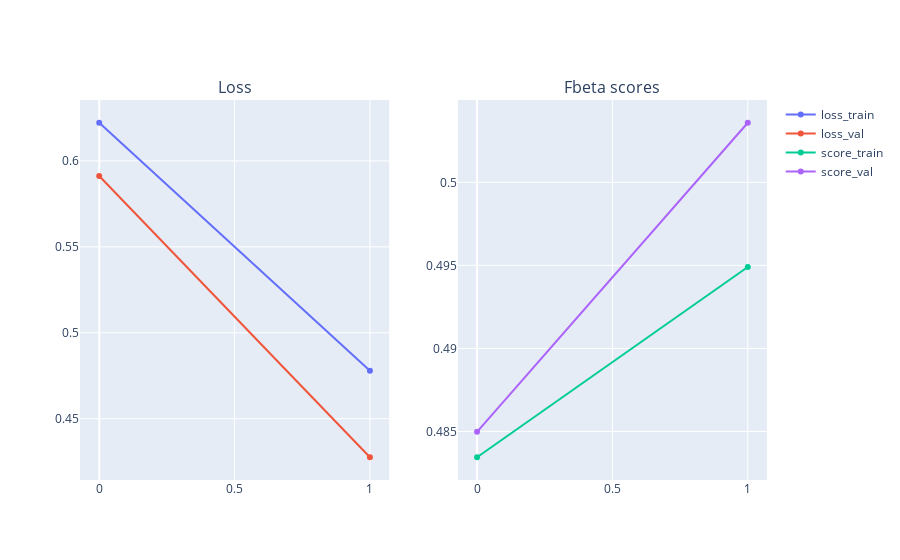

Source (notebook cell):
### Code cell
loss_train = train_results["loss_train"]
loss_val = train_results["loss_val"]
score_train = train_results["score_train"]
score_val = train_results["score_val"]

fig = make_subplots(rows=1, cols=2, subplot_titles=("Loss", "Fbeta scores"))
fig.add_trace(
    go.Scatter(
        x=list(range(len(loss_train))),
        y=loss_train,
        name="loss_train",
    ),
    row=1, col=1
)
fig.add_trace(
    go.Scatter(
        x=list(range(len(loss_val))),
        y=loss_val,
        name="loss_val",
    ),
    row=1, col=1
)
fig.add_trace(
    go.Scatter(
        x=list(range(len(score_train))),
        y=score_train,
        name="score_train",
    ),
    row=1, col=2
)
fig.add_trace(
    go.Scatter(
        x=list(range(len(score_val))),
        y=score_val,
        name="score_val",
    ),
    row=1, col=2
)
fig.show()

### Figure 1 — Plotly figure (JSON) as saved in the notebook; plotly's stock layout.template omitted (floating-point values rounded to 4 significant figures)
{"data": [{"name": "loss_train", "type": "scatter", "x": [0, 1], "xaxis": "x", "y": [0.6222, 0.4779], "yaxis": "y"}, {"name": "loss_val", "type": "scatter", "x": [0, 1], "xaxis": "x", "y": [0.5912, 0.4276], "yaxis": "y"}, {"name": "score_train", "type": "scatter", "x": [0, 1], "xaxis": "x2", "y": [0.4834, 0.4949], "yaxis": "y2"}, {"name": "score_val", "type": "scatter", "x": [0, 1], "xaxis": "x2", "y": [0.485, 0.5036], "yaxis": "y2"}], "layout": {"annotations": [{"font": {"size": 16}, "showarrow": false, "text": "Loss", "x": 0.225, "xanchor": "center", "xref": "paper", "y": 1, "yanchor": "bottom", "yref": "paper"}, {"font": {"size": 16}, "showarrow": false, "text": "Fbeta scores", "x": 0.775, "xanchor": "center", "xref": "paper", "y": 1, "yanchor": "bottom", "yref": "paper"}], "xaxis": {"anchor": "y", "domain": [0, 0.45]}, "xaxis2": {"anchor": "y2", "domain": [0.55, 1]}, "yaxis": {"anchor": "x", "domain": [0, 1]}, "yaxis2": {"anchor": "x2", "domain": [0, 1]}}}
